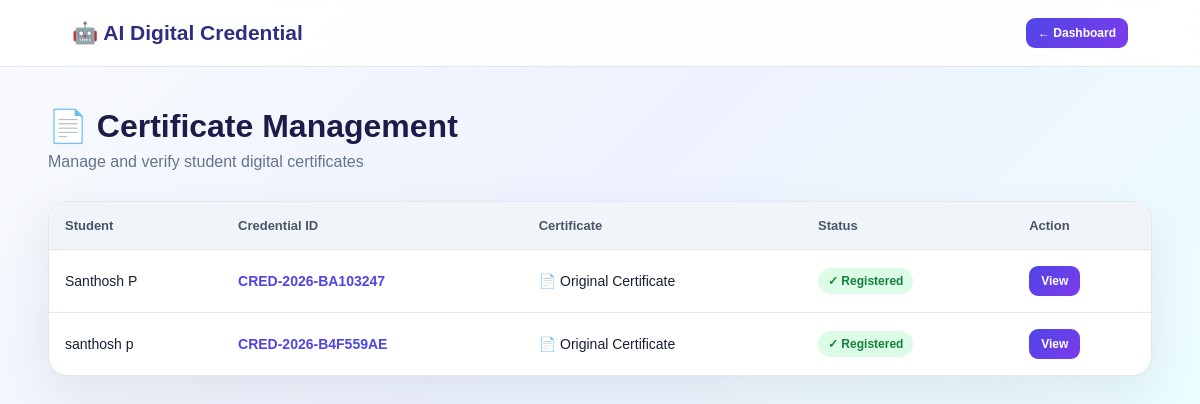
Screenshot of /admin-certificates (signed in) with the database file from the repository.
### tables this page shows
CREATE TABLE users (

            id INTEGER PRIMARY KEY AUTOINCREMENT,

            name TEXT NOT NULL,

            email TEXT UNIQUE NOT NULL,

            password TEXT NOT NULL,

            credential_id TEXT UNIQUE NOT NULL,

            certificate_type TEXT NOT NULL,

            certificate_title TEXT NOT NULL,

            organization TEXT NOT NULL,

            issue_date TEXT NOT NULL

        , certificate_file TEXT, validation_code TEXT);

### app.py (the view)
@app.route(
    "/admin-certificates"
)
def admin_certificates():
    if "admin_id" not in session:
        return redirect(
            url_for("admin_login")
        )
    conn = get_db()
    certificates = conn.execute(
        """
        SELECT *
        FROM users
        ORDER BY id DESC
        """
    ).fetchall()
    conn.close()
    return render_template(
        "admin_certificates.html",
        certificates=[
            dict(row)
            for row in certificates
        ]
    )

### app.py (called while the page is built)
def get_db():
    conn = sqlite3.connect(DB_PATH)
    conn.row_factory = sqlite3.Row
    return conn

### admin_certificates.html (shortened to what this page needs)
<!DOCTYPE html>
<html lang="en">
<head>
</head>
<body>
<div class="nav">
    <div class="logo">
        🤖 AI Digital Credential
    </div>
    <a
        class="btn"
        href="{{ url_for('admin_dashboard') }}">
        ← Dashboard
    </a>
</div>
<div class="container">
    <h1>
        📄 Certificate Management
    </h1>
    <div class="subtitle">
        Manage and verify student digital certificates
    </div>
    <div class="card">
        {% if certificates %}
        <div class="table-wrapper">
            <table>
                <thead>
                    <tr>
                        <th>
                            Student
                        </th>
                        <th>
                            Credential ID
                        </th>
                        <th>
                            Certificate
                        </th>
                        <th>
                            Status
                        </th>
                        <th>
                            Action
                        </th>
                    </tr>
                </thead>
                <tbody>
                {% for certificate in certificates %}
                    <tr>
                        <td>
                            {{ certificate["name"] }}
                        </td>
                        <td class="credential">
                            {{ certificate["credential_id"] }}
                        </td>
                        <td>
                            📄 Original Certificate
                        </td>
                        <td>
                            {% if certificate["credential_id"] %}
                                <span class="verified">
                                    ✓ Registered
                                </span>
                            {% else %}
                                <span class="unknown">
                                    Pending
                                </span>
                            {% endif %}
                        </td>
                        <td>
                            <a
                                class="btn"
                                href="{{ url_for(
                                    'certificate'
                                ) }}">
                                View
                            </a>
                        </td>
                    </tr>
                {% endfor %}
                </tbody>
            </table>
        </div>
        {% else %}
            <div class="empty">
                📭 No certificates found.
            </div>
        {% endif %}
    </div>
</div>
</body>
</html>

### admin_certificates.html (style rules this page uses)
* { box-sizing: border-box; }
body { margin: 0; font-family: Arial, sans-serif; background: linear-gradient( 135deg, #f8fafc, #eef2ff, #ecfeff ); color: #172033; }
.nav { padding: 18px 6%; display: flex; justify-content: space-between; align-items: center; background: rgba(255,255,255,.9); backdrop-filter: blur(15px); border-bottom: 1px solid #e2e8f0; }
.logo { font-size: 21px; font-weight: 900; color: #312e81; }
.container { width: 92%; max-width: 1200px; margin: 40px auto; }
h1 { margin-bottom: 8px; color: #1e1b4b; }
.subtitle { color: #64748b; margin-bottom: 30px; }
.card { background: white; border: 1px solid #e2e8f0; border-radius: 20px; overflow: hidden; box-shadow: 0 20px 50px rgba(15,23,42,.08); animation: appear .6s ease; }
.table-wrapper { overflow-x: auto; }
table { width: 100%; border-collapse: collapse; min-width: 800px; }
th { padding: 16px; text-align: left; background: #f1f5f9; color: #475569; font-size: 13px; }
td { padding: 16px; border-top: 1px solid #e2e8f0; font-size: 14px; }
tr { transition: .25s; }
.credential { font-weight: 800; color: #4f46e5; }
.verified { display: inline-block; padding: 6px 10px; border-radius: 20px; background: #dcfce7; color: #15803d; font-weight: 800; font-size: 12px; }
.btn { display: inline-block; padding: 8px 12px; border-radius: 9px; text-decoration: none; font-weight: 700; font-size: 12px; color: white; background: linear-gradient( 135deg, #4f46e5, #7c3aed ); }

### rows the page displays
users: name "Santhosh P", credential_id "CRED-2026-BA103247", shows "✓ Registered"
users: name "santhosh p", credential_id "CRED-2026-B4F559AE", shows "✓ Registered"
